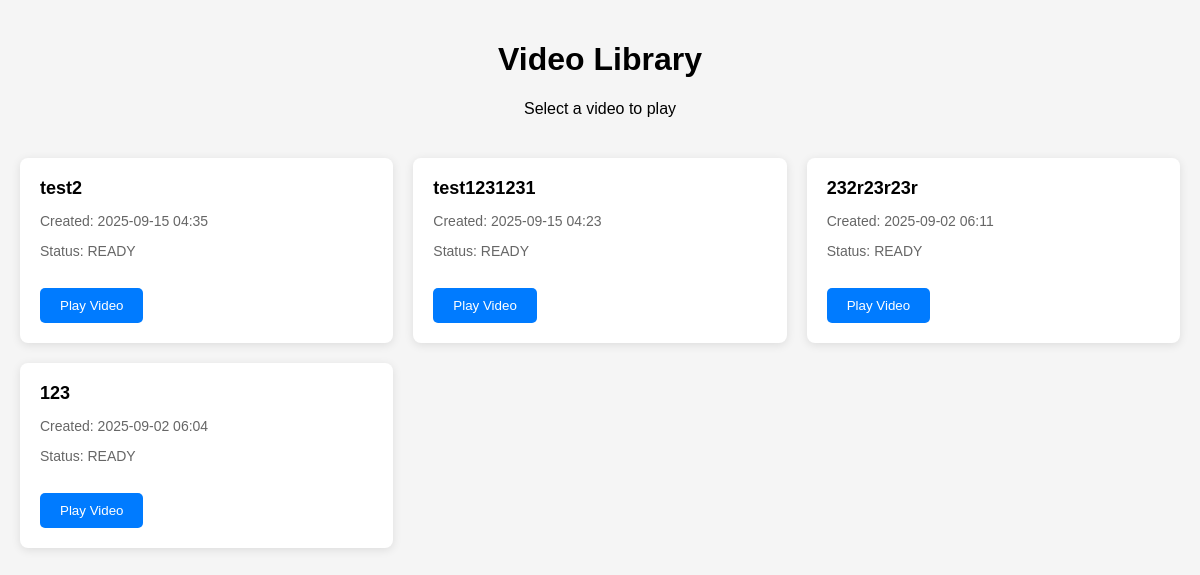
The app's page /, older data.
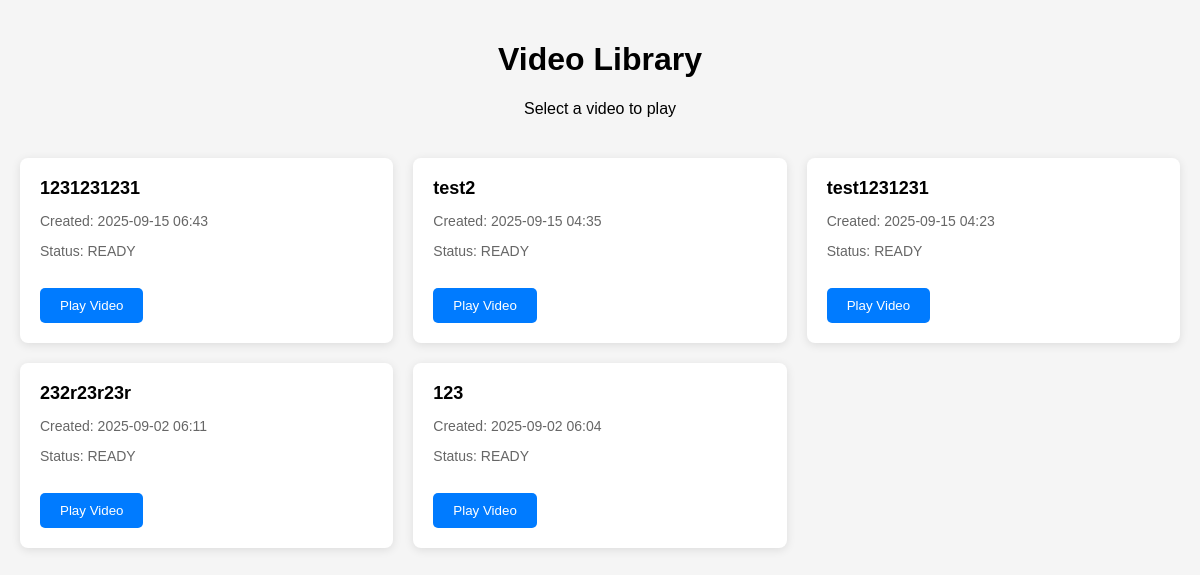
The same page, newer data.
### videos/models.py (models this page shows)
class Video(models.Model):
    id = models.AutoField(primary_key=True)
    title = models.CharField(max_length=200)
    file = models.FileField(upload_to='uploads/')
    status = models.CharField(max_length=20, choices=[
        ('uploading', 'Uploading'),
        ('processing', 'Processing'),
        ('completed', 'Completed'),
        ('failed', 'Failed'),
        ('READY', 'READY'),
    ], default='processing')
    kid_hex = models.CharField(max_length=32, blank=True, null=True)
    key_hex = models.CharField(max_length=32, blank=True, null=True)
    encrypted_path = models.CharField(max_length=255, blank=True, null=True)
    enable_compression = models.BooleanField(default=False, help_text="Enable video compression before encryption")
    created_at = models.DateTimeField(auto_now_add=True)
    updated_at = models.DateTimeField(auto_now=True)

### videos/views.py (the view)
# urls.py: path('', views.video_list, name='video_list'),
def video_list(request):
    videos = Video.objects.filter(status='READY').order_by('-created_at')
    return render(request, 'videos/video_list.html', {'videos': videos})

### videos/templates/videos/video_list.html (shortened to what this page needs)
<!DOCTYPE html>
<html lang="en">
<head>
</head>
<body>
    <div class="header">
        <h1>Video Library</h1>
        <p>Select a video to play</p>
    </div>
    <div class="video-grid">
        {% for video in videos %}
            <div class="video-card" onclick="window.location.href='{% url 'videos:video_detail' video.id %}'">
                <div class="video-title">{{ video.title }}</div>
                <div class="video-info">
                    <p>Created: {{ video.created_at|date:"Y-m-d H:i" }}</p>
                    <p>Status: {{ video.status }}</p>
                </div>
                <button class="play-button">Play Video</button>
            </div>
        {% empty %}
            <div style="grid-column: 1 / -1; text-align: center; padding: 40px;">
                <p>No videos available yet.</p>
            </div>
        {% endfor %}
    </div>
</body>
</html>

### videos/templates/videos/video_list.html (style rules this page uses)
body { font-family: Arial, sans-serif; max-width: 1200px; margin: 0 auto; padding: 20px; background-color: #f5f5f5; }
.header { text-align: center; margin-bottom: 40px; }
.video-grid { display: grid; grid-template-columns: repeat(auto-fill, minmax(300px, 1fr)); gap: 20px; }
.video-card { background: white; border-radius: 8px; box-shadow: 0 2px 10px rgba(0,0,0,0.1); padding: 20px; cursor: pointer; transition: transform 0.2s; }
.video-title { font-size: 18px; font-weight: bold; margin-bottom: 10px; }
.video-info { color: #666; font-size: 14px; }
.play-button { background: #007bff; color: white; border: none; padding: 10px 20px; border-radius: 5px; margin-top: 15px; cursor: pointer; }

Row changes from the older to the newer data that the page shows:
added Video: title "1231231231", created_at "2025-09-15 06:43", status "READY"
